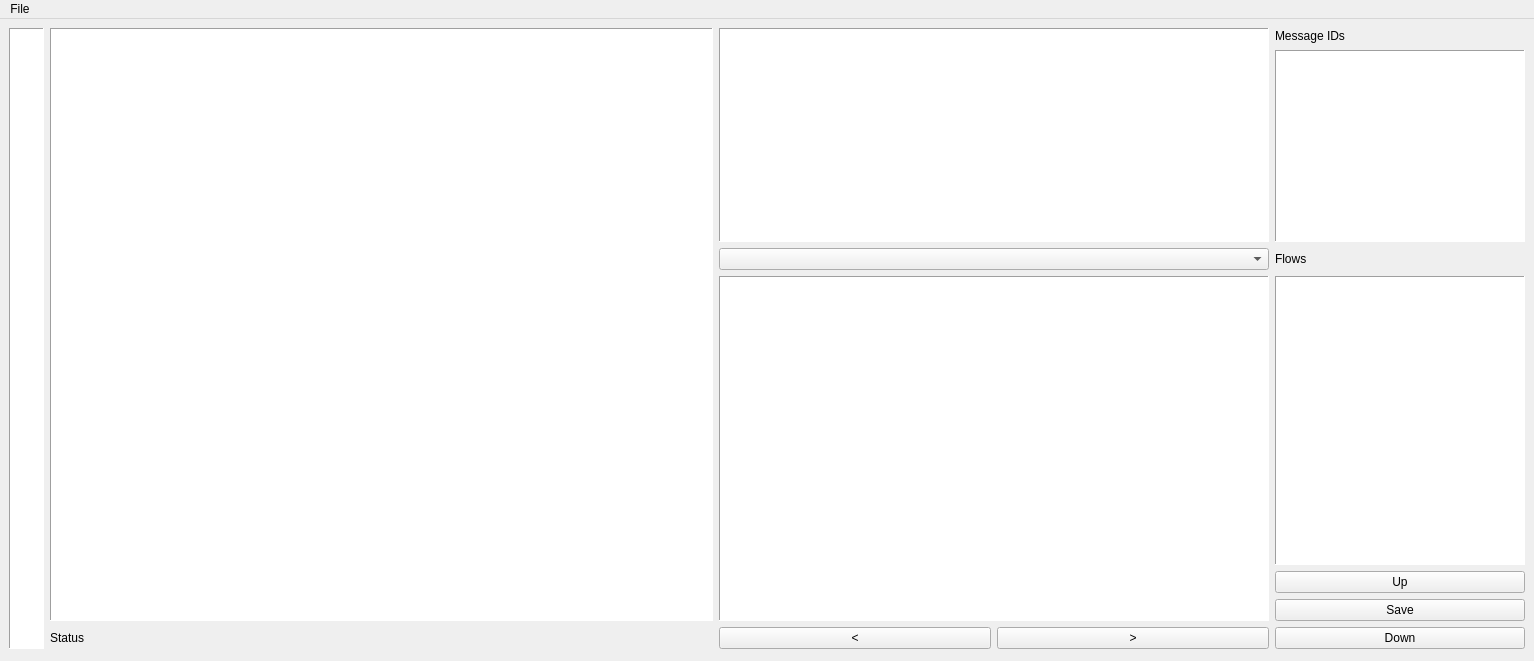
<?xml version="1.0" encoding="UTF-8"?>
<ui version="4.0">
 <class>MainWindow</class>
 <widget class="QMainWindow" name="MainWindow">
  <property name="geometry">
   <rect>
    <x>0</x>
    <y>0</y>
    <width>1534</width>
    <height>661</height>
   </rect>
  </property>
  <property name="windowTitle">
   <string>MainWindow</string>
  </property>
  <widget class="QWidget" name="centralwidget">
   <layout class="QGridLayout" name="gridLayout">
    <property name="bottomMargin">
     <number>12</number>
    </property>
    <item row="12" column="4">
     <widget class="QPushButton" name="up">
      <property name="text">
       <string>Up</string>
      </property>
     </widget>
    </item>
    <item row="1" column="1" rowspan="13">
     <widget class="QTableWidget" name="chat">
      <property name="sizePolicy">
       <sizepolicy hsizetype="Preferred" vsizetype="Expanding">
        <horstretch>3</horstretch>
        <verstretch>0</verstretch>
       </sizepolicy>
      </property>
      <property name="minimumSize">
       <size>
        <width>650</width>
        <height>0</height>
       </size>
      </property>
      <property name="frameShape">
       <enum>QFrame::Panel</enum>
      </property>
      <property name="verticalScrollBarPolicy">
       <enum>Qt::ScrollBarAlwaysOff</enum>
      </property>
      <property name="horizontalScrollBarPolicy">
       <enum>Qt::ScrollBarAlwaysOff</enum>
      </property>
      <attribute name="horizontalHeaderVisible">
       <bool>false</bool>
      </attribute>
      <attribute name="verticalHeaderVisible">
       <bool>false</bool>
      </attribute>
     </widget>
    </item>
    <item row="14" column="1">
     <widget class="QLabel" name="status_bar">
      <property name="minimumSize">
       <size>
        <width>0</width>
        <height>15</height>
       </size>
      </property>
      <property name="maximumSize">
       <size>
        <width>16777215</width>
        <height>15</height>
       </size>
      </property>
      <property name="text">
       <string>Status</string>
      </property>
     </widget>
    </item>
    <item row="6" column="2" rowspan="8" colspan="2">
     <widget class="QTextEdit" name="analysis">
      <property name="sizePolicy">
       <sizepolicy hsizetype="Expanding" vsizetype="Expanding">
        <horstretch>1</horstretch>
        <verstretch>0</verstretch>
       </sizepolicy>
      </property>
      <property name="minimumSize">
       <size>
        <width>550</width>
        <height>0</height>
       </size>
      </property>
      <property name="font">
       <font>
        <pointsize>10</pointsize>
       </font>
      </property>
      <property name="frameShape">
       <enum>QFrame::Panel</enum>
      </property>
      <property name="sizeAdjustPolicy">
       <enum>QAbstractScrollArea::AdjustIgnored</enum>
      </property>
     </widget>
    </item>
    <item row="14" column="3">
     <widget class="QPushButton" name="right">
      <property name="text">
       <string>&gt;</string>
      </property>
      <property name="shortcut">
       <string>Ctrl+Tab</string>
      </property>
     </widget>
    </item>
    <item row="2" column="4" rowspan="3">
     <widget class="QTableWidget" name="actions">
      <property name="sizePolicy">
       <sizepolicy hsizetype="Preferred" vsizetype="Preferred">
        <horstretch>0</horstretch>
        <verstretch>0</verstretch>
       </sizepolicy>
      </property>
      <property name="minimumSize">
       <size>
        <width>150</width>
        <height>0</height>
       </size>
      </property>
      <property name="maximumSize">
       <size>
        <width>250</width>
        <height>16777215</height>
       </size>
      </property>
      <property name="frameShape">
       <enum>QFrame::Panel</enum>
      </property>
      <property name="verticalScrollBarPolicy">
       <enum>Qt::ScrollBarAlwaysOff</enum>
      </property>
      <property name="editTriggers">
       <set>QAbstractItemView::NoEditTriggers</set>
      </property>
      <property name="selectionMode">
       <enum>QAbstractItemView::MultiSelection</enum>
      </property>
      <property name="showGrid">
       <bool>false</bool>
      </property>
      <attribute name="horizontalHeaderVisible">
       <bool>false</bool>
      </attribute>
      <attribute name="verticalHeaderVisible">
       <bool>false</bool>
      </attribute>
      <attribute name="verticalHeaderHighlightSections">
       <bool>false</bool>
      </attribute>
     </widget>
    </item>
    <item row="5" column="2" colspan="2">
     <widget class="QComboBox" name="cell_selector">
      <property name="sizePolicy">
       <sizepolicy hsizetype="Preferred" vsizetype="Fixed">
        <horstretch>1</horstretch>
        <verstretch>0</verstretch>
       </sizepolicy>
      </property>
     </widget>
    </item>
    <item row="6" column="4" rowspan="6">
     <widget class="QTableWidget" name="flows">
      <property name="sizePolicy">
       <sizepolicy hsizetype="Preferred" vsizetype="Preferred">
        <horstretch>0</horstretch>
        <verstretch>0</verstretch>
       </sizepolicy>
      </property>
      <property name="minimumSize">
       <size>
        <width>150</width>
        <height>0</height>
       </size>
      </property>
      <property name="maximumSize">
       <size>
        <width>250</width>
        <height>16777215</height>
       </size>
      </property>
      <property name="frameShape">
       <enum>QFrame::Panel</enum>
      </property>
      <property name="verticalScrollBarPolicy">
       <enum>Qt::ScrollBarAlwaysOff</enum>
      </property>
      <property name="horizontalScrollBarPolicy">
       <enum>Qt::ScrollBarAlwaysOff</enum>
      </property>
      <property name="sizeAdjustPolicy">
       <enum>QAbstractScrollArea::AdjustToContents</enum>
      </property>
      <property name="editTriggers">
       <set>QAbstractItemView::NoEditTriggers</set>
      </property>
      <property name="selectionMode">
       <enum>QAbstractItemView::MultiSelection</enum>
      </property>
      <property name="gridStyle">
       <enum>Qt::NoPen</enum>
      </property>
      <attribute name="horizontalHeaderVisible">
       <bool>false</bool>
      </attribute>
      <attribute name="verticalHeaderVisible">
       <bool>false</bool>
      </attribute>
     </widget>
    </item>
    <item row="14" column="4">
     <widget class="QPushButton" name="down">
      <property name="text">
       <string>Down</string>
      </property>
     </widget>
    </item>
    <item row="1" column="0" rowspan="14">
     <widget class="QTableWidget" name="sidebar">
      <property name="sizePolicy">
       <sizepolicy hsizetype="Preferred" vsizetype="Preferred">
        <horstretch>0</horstretch>
        <verstretch>0</verstretch>
       </sizepolicy>
      </property>
      <property name="minimumSize">
       <size>
        <width>35</width>
        <height>0</height>
       </size>
      </property>
      <property name="maximumSize">
       <size>
        <width>35</width>
        <height>16777215</height>
       </size>
      </property>
      <property name="cursor" stdset="0">
       <cursorShape>PointingHandCursor</cursorShape>
      </property>
      <property name="accessibleName">
       <string>sidebar_css</string>
      </property>
      <property name="frameShape">
       <enum>QFrame::Panel</enum>
      </property>
      <property name="verticalScrollBarPolicy">
       <enum>Qt::ScrollBarAlwaysOff</enum>
      </property>
      <property name="horizontalScrollBarPolicy">
       <enum>Qt::ScrollBarAlwaysOff</enum>
      </property>
      <property name="sizeAdjustPolicy">
       <enum>QAbstractScrollArea::AdjustToContents</enum>
      </property>
      <property name="editTriggers">
       <set>QAbstractItemView::NoEditTriggers</set>
      </property>
      <property name="selectionMode">
       <enum>QAbstractItemView::SingleSelection</enum>
      </property>
      <property name="selectionBehavior">
       <enum>QAbstractItemView::SelectItems</enum>
      </property>
      <property name="rowCount">
       <number>0</number>
      </property>
      <property name="columnCount">
       <number>0</number>
      </property>
      <attribute name="horizontalHeaderVisible">
       <bool>false</bool>
      </attribute>
      <attribute name="verticalHeaderVisible">
       <bool>false</bool>
      </attribute>
     </widget>
    </item>
    <item row="13" column="4">
     <widget class="QPushButton" name="save">
      <property name="text">
       <string>Save</string>
      </property>
     </widget>
    </item>
    <item row="1" column="4">
     <widget class="QLabel" name="label_2">
      <property name="minimumSize">
       <size>
        <width>0</width>
        <height>16</height>
       </size>
      </property>
      <property name="maximumSize">
       <size>
        <width>16777215</width>
        <height>16</height>
       </size>
      </property>
      <property name="text">
       <string>Message IDs</string>
      </property>
     </widget>
    </item>
    <item row="14" column="2">
     <widget class="QPushButton" name="left">
      <property name="text">
       <string>&lt;</string>
      </property>
      <property name="shortcut">
       <string>Ctrl+Shift+Tab</string>
      </property>
     </widget>
    </item>
    <item row="5" column="4">
     <widget class="QLabel" name="label">
      <property name="minimumSize">
       <size>
        <width>0</width>
        <height>13</height>
       </size>
      </property>
      <property name="maximumSize">
       <size>
        <width>16777215</width>
        <height>13</height>
       </size>
      </property>
      <property name="text">
       <string>Flows</string>
      </property>
     </widget>
    </item>
    <item row="1" column="2" rowspan="4" colspan="2">
     <widget class="QTableWidget" name="canned">
      <property name="sizePolicy">
       <sizepolicy hsizetype="Expanding" vsizetype="Preferred">
        <horstretch>1</horstretch>
        <verstretch>0</verstretch>
       </sizepolicy>
      </property>
      <property name="minimumSize">
       <size>
        <width>0</width>
        <height>120</height>
       </size>
      </property>
      <property name="frameShape">
       <enum>QFrame::Panel</enum>
      </property>
      <property name="frameShadow">
       <enum>QFrame::Sunken</enum>
      </property>
      <property name="verticalScrollBarPolicy">
       <enum>Qt::ScrollBarAlwaysOff</enum>
      </property>
      <property name="horizontalScrollBarPolicy">
       <enum>Qt::ScrollBarAlwaysOff</enum>
      </property>
      <property name="sizeAdjustPolicy">
       <enum>QAbstractScrollArea::AdjustToContents</enum>
      </property>
      <property name="editTriggers">
       <set>QAbstractItemView::NoEditTriggers</set>
      </property>
      <property name="selectionMode">
       <enum>QAbstractItemView::NoSelection</enum>
      </property>
      <property name="showGrid">
       <bool>false</bool>
      </property>
      <property name="gridStyle">
       <enum>Qt::SolidLine</enum>
      </property>
      <property name="rowCount">
       <number>0</number>
      </property>
      <property name="columnCount">
       <number>0</number>
      </property>
      <attribute name="horizontalHeaderVisible">
       <bool>false</bool>
      </attribute>
      <attribute name="horizontalHeaderCascadingSectionResizes">
       <bool>false</bool>
      </attribute>
      <attribute name="horizontalHeaderHighlightSections">
       <bool>true</bool>
      </attribute>
      <attribute name="verticalHeaderVisible">
       <bool>false</bool>
      </attribute>
     </widget>
    </item>
   </layout>
  </widget>
  <widget class="QMenuBar" name="menubar">
   <property name="geometry">
    <rect>
     <x>0</x>
     <y>0</y>
     <width>1534</width>
     <height>26</height>
    </rect>
   </property>
   <widget class="QMenu" name="menuFile">
    <property name="title">
     <string>File</string>
    </property>
    <addaction name="open"/>
   </widget>
   <addaction name="menuFile"/>
  </widget>
  <action name="open">
   <property name="text">
    <string>Open Excel File</string>
   </property>
   <property name="shortcut">
    <string>Ctrl+O</string>
   </property>
  </action>
 </widget>
 <resources/>
 <connections/>
</ui>
